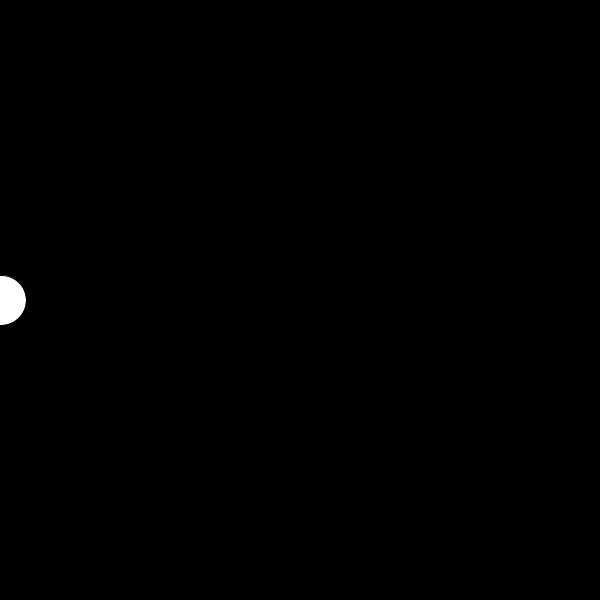
Frame 1 (no input)
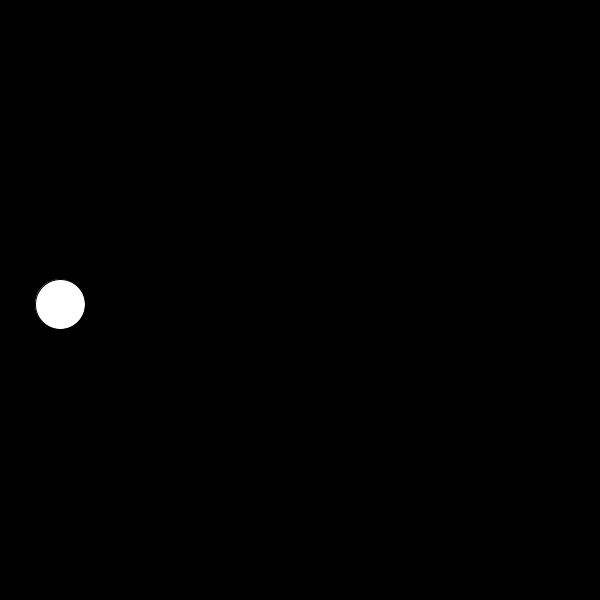
Frame 60 (the mouse pressed at the canvas centre just before this capture)
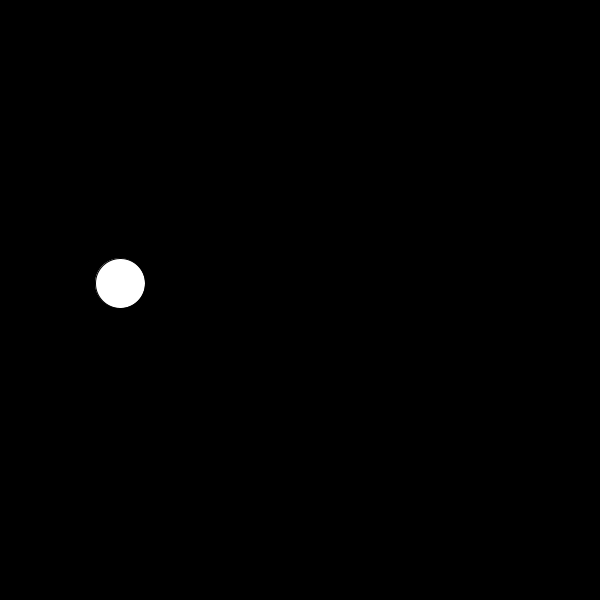
Frame 120 (the mouse held since frame 60 and released just before this capture)

The Processing sketch that drew these frames (run headless with seeded random() and noise(); from frame 60 on, the mouse is pressed at the canvas centre):

// Processing sketch: w14_02
// ── w14_02.pde
// fix the code so that the drawn ellipse oscillates as 
// in the example gif. it should reset its position to 
// the left side of the screen after reaching the right.
// the wave's amplitude should grow larger as the xPos 
// increases (use map() or other means).

int size = 50; 
float xPos = 0;
float yPos = 0;
float theta; 
float ampl; 

void setup() {
  size(600, 600);
}
void draw() {
  background(0); 

  theta += .05; 

  //create boundaries for your xPos 
  if (xPos > width) {
    xPos = 0;
  } else {
    xPos += 1;
  }

  //use the map function for ampl 
  ampl = map(xPos, 0, width, 0, height/2);

  //fix yPos 
  yPos = height/2 + sin(theta) * ampl; 

  fill(255); 
  ellipse(xPos, yPos, size, size);
}
